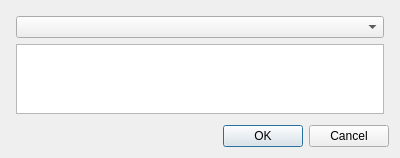
<?xml version="1.0" encoding="UTF-8"?>
<ui version="4.0">
 <class>Dialog</class>
 <widget class="QDialog" name="Dialog">
  <property name="geometry">
   <rect>
    <x>0</x>
    <y>0</y>
    <width>400</width>
    <height>156</height>
   </rect>
  </property>
  <property name="windowTitle">
   <string>Dialog</string>
  </property>
  <layout class="QVBoxLayout" name="verticalLayout_2">
   <item>
    <layout class="QVBoxLayout" name="verticalLayout">
     <property name="leftMargin">
      <number>5</number>
     </property>
     <property name="topMargin">
      <number>5</number>
     </property>
     <property name="rightMargin">
      <number>5</number>
     </property>
     <property name="bottomMargin">
      <number>5</number>
     </property>
     <item alignment="Qt::AlignTop">
      <widget class="QComboBox" name="categoryComboBox">
       <property name="editable">
        <bool>false</bool>
       </property>
      </widget>
     </item>
     <item>
      <widget class="QListView" name="graphListView">
       <property name="editTriggers">
        <set>QAbstractItemView::NoEditTriggers</set>
       </property>
      </widget>
     </item>
    </layout>
   </item>
   <item>
    <widget class="QDialogButtonBox" name="buttonBox">
     <property name="orientation">
      <enum>Qt::Horizontal</enum>
     </property>
     <property name="standardButtons">
      <set>QDialogButtonBox::Cancel|QDialogButtonBox::Ok</set>
     </property>
    </widget>
   </item>
  </layout>
 </widget>
 <resources/>
 <connections>
  <connection>
   <sender>buttonBox</sender>
   <signal>accepted()</signal>
   <receiver>Dialog</receiver>
   <slot>accept()</slot>
   <hints>
    <hint type="sourcelabel">
     <x>248</x>
     <y>254</y>
    </hint>
    <hint type="destinationlabel">
     <x>157</x>
     <y>274</y>
    </hint>
   </hints>
  </connection>
  <connection>
   <sender>buttonBox</sender>
   <signal>rejected()</signal>
   <receiver>Dialog</receiver>
   <slot>reject()</slot>
   <hints>
    <hint type="sourcelabel">
     <x>316</x>
     <y>260</y>
    </hint>
    <hint type="destinationlabel">
     <x>286</x>
     <y>274</y>
    </hint>
   </hints>
  </connection>
 </connections>
</ui>
